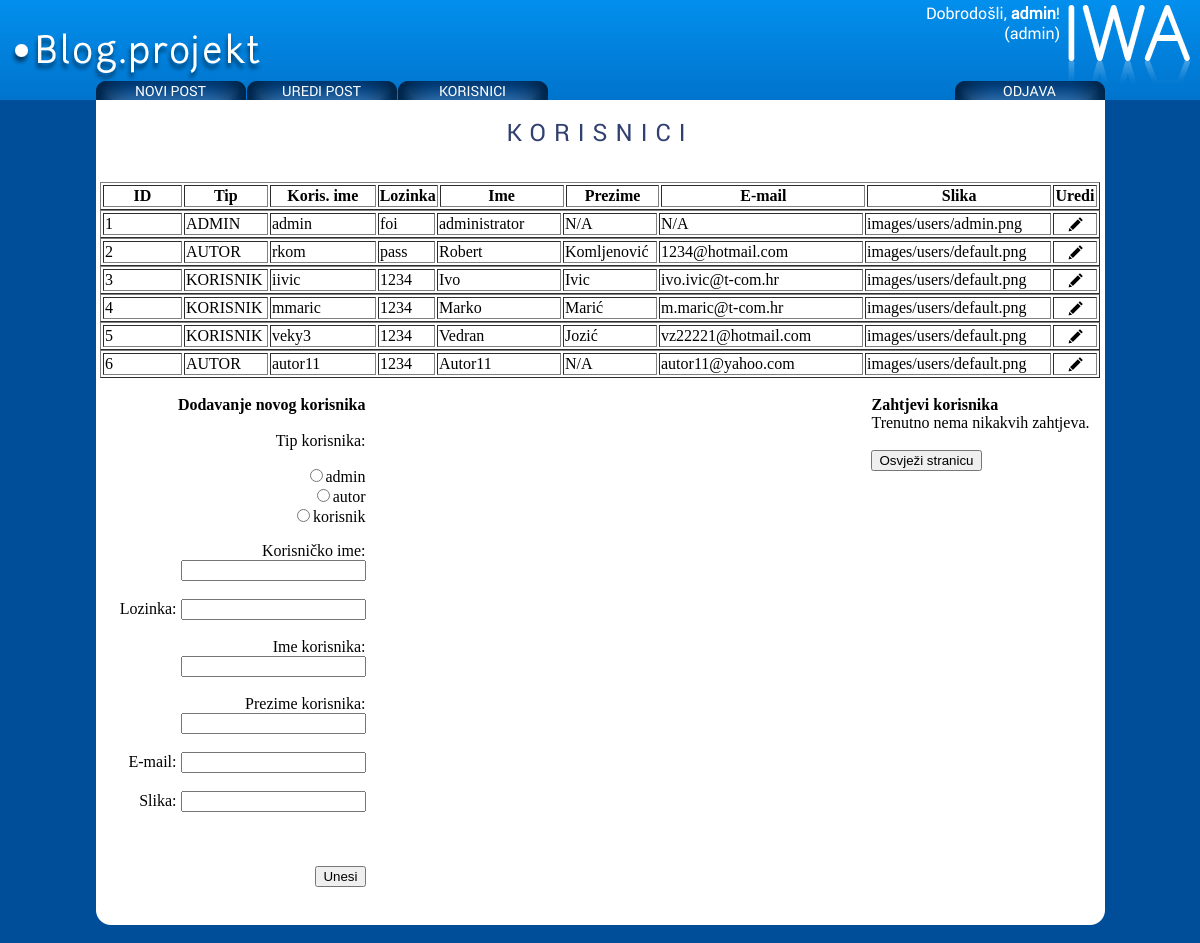
Screenshot of /korisnici.php (signed in) with the database file from the repository.
### tables this page shows
CREATE TABLE IF NOT EXISTS `korisnik` (
  `korisnik_id` int(10) NOT NULL AUTO_INCREMENT,
  `tip_id` int(10) NOT NULL,
  `korisnicko_ime` varchar(50) NOT NULL,
  `lozinka` varchar(32) NOT NULL,
  `ime` varchar(100) NOT NULL,
  `prezime` varchar(100) NOT NULL,
  `email` varchar(50) NOT NULL,
  `slika` varchar(200) NOT NULL,
  PRIMARY KEY (`korisnik_id`),
  KEY `korisnicko_ime` (`korisnicko_ime`)
);

### korisnici_format.php (the view, shortened to what this page needs)
<?php
if (isset($_SESSION['login']) && ($_SESSION['user_type'] == 0 ))
{
?>
	<table align="center" border= 1 width=1000 style='table-layout:fixed'>
		<tr>
			<td width=75><?php echo $korisnik_id ?></td>
			<td width=80>
				<?php switch ($tip_id)
					{
					case 0:
						echo "ADMIN";
						break;
					case 1:
						echo "AUTOR";
						break;
					case 2:
						echo "KORISNIK";
						break;
					}
				?>
			</td>
			<td style="overflow:hidden;white-space:nowrap" width=102><?php echo $korisnicko_ime ?></td>
			<td style="overflow: hidden; text-overflow:ellipsis;white-space:nowrap" width=53><?php if (!empty ($lozinka)) { echo $lozinka; } else { echo "N/A"; } ?></td>
			<td style="overflow: hidden; text-overflow:ellipsis;white-space:nowrap"  width=120><?php if (!empty ($ime)) { echo $ime; } else { echo "N/A"; } ?></td>
			<td style="overflow: hidden; text-overflow:ellipsis;white-space:nowrap"  width=90><?php if (!empty ($prezime)) { echo $prezime; } else { echo "N/A"; } ?></td>
			<td style="overflow: hidden; text-overflow:ellipsis;white-space:nowrap" width=200><?php if (!empty ($email)) { echo $email; } else { echo "N/A"; } ?></td>
			<td style="overflow: hidden; text-overflow:ellipsis;white-space:nowrap" ><?php if (!empty ($slika)) { echo $slika; } else { echo "N/A"; } ?></td>
			<td align="center" width=40><?php echo "<a href='edit_user.php?userid=" . $korisnik_id . "'><img src=images/uredi.png></a>" ?> </td>
		</tr>
	</table>
<?php
}
?>

### korisnici.php (shortened to what this page needs)
<?php
include('connect.php');
if (isset($_SESSION['login']) && ($_SESSION['user_type'] == 0 ))
{
?>
	<html>
	<head>
	<link href="style.css" rel="stylesheet" type="text/css" />
	<?php
	include ("header.php");
	?>
	</head>
	<body>
	<div class="container">
		<h1>KORISNICI</h1>
		<br>
		<table align="center" border=1 width=1000>
			<th width=75>ID</th>
			<th width=80>Tip</th>
			<th width=102>Koris. ime</th>
			<th width=50>Lozinka</th>
			<th width=120>Ime</th>
			<th width=90>Prezime</th>
			<th width=200>E-mail</th>
			<th width=180>Slika</th>
			<th width=40>Uredi</th>
		</table>
		<?php
		$sql = ("SELECT * FROM korisnik");
		$query = mysqli_query($connect, $sql);
		$usernumber = mysqli_num_rows ($query);
		$i = 0;
		while ($i < $usernumber)
			{
			$userdata = mysqli_fetch_array ($query);
			$korisnik_id = $userdata["korisnik_id"];
			$tip_id = $userdata["tip_id"];
			$korisnicko_ime = $userdata["korisnicko_ime"];
			$lozinka = $userdata["lozinka"];
			$ime = $userdata["ime"];
			$prezime = $userdata["prezime"];
			$email = $userdata["email"];
			$slika = $userdata["slika"];
			include("korisnici_format.php");
			$i++;
			}
		?>
		<br>
		<div style="float:left; text-align:right; width:270px; margin:0px">
		<form action="novi_korisnik.php" method="post">
			<b>Dodavanje novog korisnika</b>
			<br>
			<br>
			Tip korisnika:
			<ul style="list-style-type:none">
			<li><input type="radio" name="tip" value=0>admin</li>
			<li><input type="radio" name="tip" value=1>autor</li>
			<li><input type="radio" name="tip" value=2>korisnik</li>
			</ul>
		Korisničko ime: <input type="text" name ="username"><br><br>
		Lozinka: <input type="text" name ="password"><br><br>
		Ime korisnika: <input type="text" name ="ime"><br><br>
		Prezime korisnika: <input type="text" name ="prezime"><br><br>
		E-mail: <input type="text" name ="email"><br><br>
		Slika: <input type="text" name ="slika"><br><br><br><br>
		<input type="submit" value="Unesi">
		</form>
		</div>
	<div style="float:right; margin-right: 15px"">
	<b>Zahtjevi korisnika</b>
	<?php
	$find_author_requests = mysqli_query($connect, "SELECT * FROM korisnik WHERE tip_id = 3");
	$number_of_requests = mysqli_num_rows ($find_author_requests);
	if ($number_of_requests <> 0)
	{
	echo "<br>Sljedeći korisnici su zatražili status autora:";
	while ($requests_array = mysqli_fetch_array($find_author_requests))
		{
		$request_name=$requests_array["ime"];
		$request_id=$requests_array["korisnik_id"];
	?>
	<table>
		<tr>
			<td><?php echo $request_name?></td>
			<td>&nbsp;&nbsp;&nbsp;&nbsp;&nbsp;&nbsp;&nbsp;&nbsp;&nbsp;&nbsp;&nbsp;&nbsp; Odobri? </td>
			<td><form style="margin:0; padding:0" action="accept_author_request.php" method="post">&nbsp;&nbsp;<input type="hidden" name="user_id" value=<?php echo $request_id?>><input type="image" value="" src="images/accept.png"></form>
			</td>
			<td><form style="margin:0; padding:0" action="deny_author_request.php" method="post">&nbsp;&nbsp;&nbsp;<input type="hidden" name="user_id" value=<?php echo $request_id?>><input type="image" value="" src="images/delete.png"></form></td>
		</tr>
	</table>
		<?php
	}
	?>
	<?php
	}
	else
	{
	echo "<br>Trenutno nema nikakvih zahtjeva.";
	}
	?>
	<form action="korisnici.php" method="post">
	<br>
	<input type="submit" value="Osvježi stranicu">
	</div>
	</div>
	<img class="center" src="images/containerbottom.png"/>
	</body>
	</html>
<?php
}
?>

### style.css (style rules this page uses)
html { overflow-y: scroll; }
body { margin: 0px; padding: 0px; background-color:#004D99; background-repeat:repeat; }
.container { position:relative; width:1009px; padding:0px; margin-left:auto; margin-right:auto; background-color:#FFFFFF; overflow:hidden; }
h1 { font-family: "Roboto Regular"; font-size: 24px; font-weight: normal; color: #31406E; letter-spacing: 8px; word-spacing: 5px; text-align: center; }
img.center { display: block; margin-left: auto; margin-right: auto; }

### rows the page displays
korisnik: korisnik_id "1", shows "ADMIN", korisnicko_ime "admin", lozinka "foi", ime "administrator", prezime "N/A", email "N/A", slika "images/users/admin.png"
korisnik: korisnik_id "2", shows "AUTOR", korisnicko_ime "rkom", lozinka "pass", ime "Robert", prezime "Komljenović", email "1234@hotmail.com", slika "images/users/default.png"
korisnik: korisnik_id "3", shows "KORISNIK", korisnicko_ime "iivic", lozinka "1234", ime "Ivo", prezime "Ivic", email "ivo.ivic@t-com.hr", slika "images/users/default.png"
korisnik: korisnik_id "4", shows "KORISNIK", korisnicko_ime "mmaric", lozinka "1234", ime "Marko", prezime "Marić", email "m.maric@t-com.hr", slika "images/users/default.png"
korisnik: korisnik_id "5", shows "KORISNIK", korisnicko_ime "veky3", lozinka "1234", ime "Vedran", prezime "Jozić", email "vz22221@hotmail.com", slika "images/users/default.png"
korisnik: korisnik_id "6", shows "AUTOR", korisnicko_ime "autor11", lozinka "1234", ime "Autor11", prezime "N/A", email "autor11@yahoo.com", slika "images/users/default.png"

### other values shown
$user "admin"
